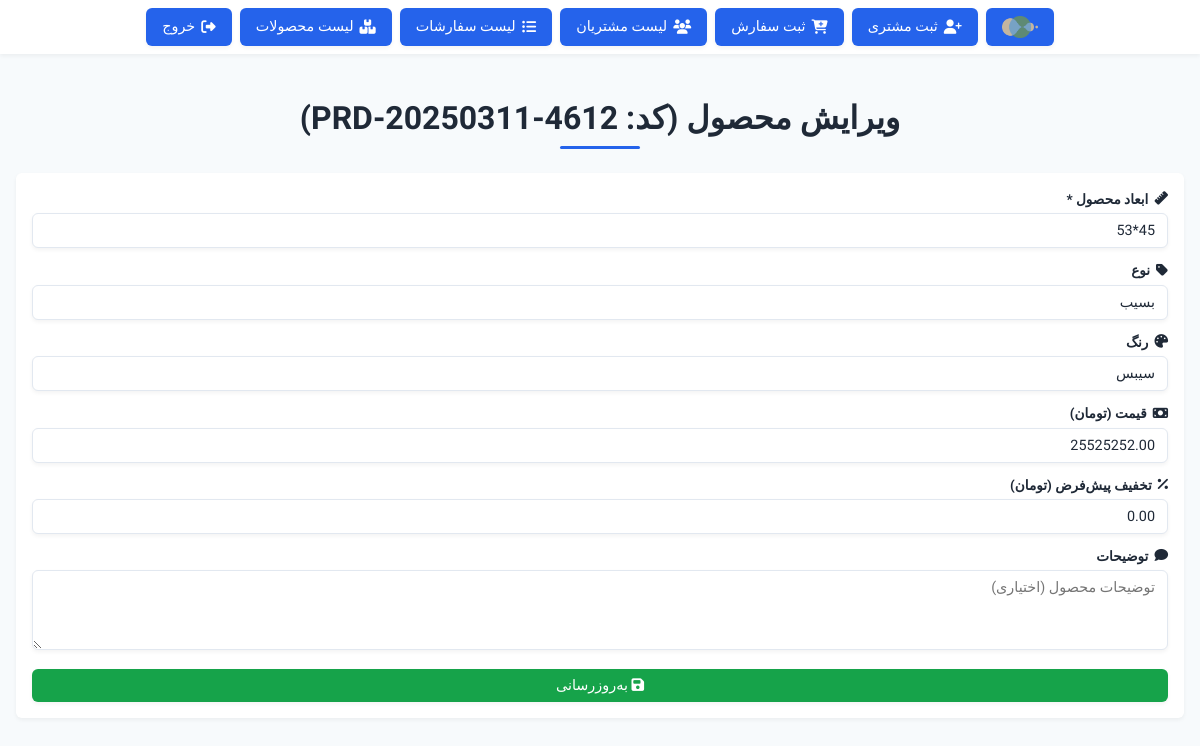
Screenshot of /EditProducts.php?Edit=8 with the database file from the repository.
### tables this page shows
CREATE TABLE `pricelist` (
  `id` int(11) NOT NULL,
  `product_code` varchar(20) NOT NULL COMMENT 'کد محصول به صورت خودکار تولید می‌شود',
  `imagesize` varchar(100) NOT NULL COMMENT 'ابعاد محصول (قبلاً name)',
  `type` varchar(50) DEFAULT NULL COMMENT 'نوع محصول (قبلاً category)',
  `color` varchar(30) DEFAULT NULL COMMENT 'رنگ محصول',
  `price` decimal(15,2) NOT NULL DEFAULT 0.00 COMMENT 'قیمت محصول به تومان',
  `default_discount` decimal(15,2) DEFAULT 0.00 COMMENT 'تخفیف پیش‌فرض به تومان',
  `description` text DEFAULT NULL COMMENT 'توضیحات محصول',
  `created_at` datetime DEFAULT current_timestamp() COMMENT 'تاریخ ثبت',
  `updated_at` datetime DEFAULT NULL ON UPDATE current_timestamp() COMMENT 'تاریخ آخرین به‌روزرسانی',
  `cost_per_unit` decimal(15,2) DEFAULT 0.00
);

### EditProducts.php (the view, shortened to what this page needs)
<?php
require_once 'DB Config.php';
class ProductManager {
    private PDO $pdo;
    public function __construct(PDO $pdo) {
        $this->pdo = $pdo;
        $this->pdo->setAttribute(PDO::ATTR_ERRMODE, PDO::ERRMODE_EXCEPTION);
        $this->pdo->setAttribute(PDO::ATTR_DEFAULT_FETCH_MODE, PDO::FETCH_ASSOC);
    }
    public function getProductById(int $id): array {
        try {
            $stmt = $this->pdo->prepare("SELECT * FROM photonim_db.pricelist WHERE id = :id");
            $stmt->execute([':id' => $id]);
            $data = $stmt->fetch();
            return $data ? ['success' => true, 'data' => $data] : ['success' => false, 'message' => 'محصول یافت نشد'];
        } catch (PDOException $e) {
            $this->logError("Fetch Product Error: " . $e->getMessage(), ['id' => $id]);
            return ['success' => false, 'message' => 'خطا در بازیابی اطلاعات: ' . $e->getMessage()];
        }
    }
}
$productManager = new ProductManager($conn);
$productData = null;
$errorMessage = null;
if (isset($_GET['Edit'])) {
    $editProductId = filter_input(INPUT_GET, 'Edit', FILTER_VALIDATE_INT, ['options' => ['min_range' => 1]]);
    if ($editProductId === false || $editProductId === null) {
        $errorMessage = 'شناسه محصول نامعتبر است.';
    } else {
        $result = $productManager->getProductById($editProductId);
        if ($result['success']) {
            $productData = $result['data'];
        } else {
            $errorMessage = $result['message'];
        }
    }
}
?>
<!DOCTYPE html>
<html lang="fa" dir="rtl">
<head>
    <link rel="stylesheet" href="https://cdnjs.cloudflare.com/ajax/libs/font-awesome/6.5.1/css/all.min.css">
</head>
<body>
    <div class="nav-bar">
        <nav class="nav-content fade-in">
            <a href="Nima%20Studio.html" class="nav-logo"><img src="Image/Logo2.png" alt="لوگو استودیو نیما"></a>
            <a href="Customer%20Registration.php" class="nav-btn"><i class="fas fa-user-plus"></i> ثبت مشتری</a>
            <a href="Order.php" class="nav-btn"><i class="fas fa-cart-plus"></i> ثبت سفارش</a>
            <a href="Customer%20List.php" class="nav-btn"><i class="fas fa-users"></i> لیست مشتریان</a>
            <a href="Order%20List.php" class="nav-btn"><i class="fas fa-list-ul"></i> لیست سفارشات</a>
            <a href="Products%20List.php" class="nav-btn"><i class="fas fa-boxes"></i> لیست محصولات</a>
            <a href="Index.php" class="nav-btn"><i class="fas fa-sign-out-alt"></i> خروج</a>
        </nav>
    </div>
    <div class="container">
        <header class="header fade-in">
            <h1 class="header-title">ویرایش محصول (کد: <?= htmlspecialchars($productData['product_code'] ?? '') ?>)</h1>
            <div class="header-divider"></div>
        </header>
        <?php if ($productData): ?>
            <section class="form-section fade-in">
                <form method="POST" id="editProductForm" class="form-body">
                    <div class="form-group">
                        <label class="form-label" for="updated_imagesize"><i class="fas fa-ruler"></i> ابعاد محصول *</label>
                        <input type="text" name="updated_imagesize" id="updated_imagesize" class="form-input"
                               placeholder="مثال: 15×21" value="<?= htmlspecialchars($productData['imagesize'] ?? '') ?>" required>
                    </div>
                    <div class="form-group">
                        <label class="form-label" for="updated_type"><i class="fas fa-tag"></i> نوع</label>
                        <input type="text" name="updated_type" id="updated_type" class="form-input"
                               placeholder="مثال: قاب" value="<?= htmlspecialchars($productData['type'] ?? '') ?>" list="typeList">
                    </div>
                    <div class="form-group">
                        <label class="form-label" for="updated_color"><i class="fas fa-palette"></i> رنگ</label>
                        <input type="text" name="updated_color" id="updated_color" class="form-input"
                               placeholder="مثال: سفید" value="<?= htmlspecialchars($productData['color'] ?? '') ?>">
                    </div>
                    <div class="form-group">
                        <label class="form-label" for="updated_price"><i class="fas fa-money-bill"></i> قیمت (تومان)</label>
                        <input type="number" name="updated_price" id="updated_price" class="form-input"
                               placeholder="مثال: 150000" value="<?= htmlspecialchars($productData['price'] ?? '') ?>" min="0" step="0.01">
                    </div>
                    <div class="form-group">
                        <label class="form-label" for="updated_default_discount"><i class="fas fa-percentage"></i> تخفیف پیش‌فرض (تومان)</label>
                        <input type="number" name="updated_default_discount" id="updated_default_discount" class="form-input"
                               placeholder="مثال: 5000" value="<?= htmlspecialchars($productData['default_discount'] ?? '0') ?>" min="0" step="0.01">
                    </div>
                    <div class="form-group">
                        <label class="form-label" for="updated_description"><i class="fas fa-comment"></i> توضیحات</label>
                        <textarea name="updated_description" id="updated_description" class="form-textarea"
                                  placeholder="توضیحات محصول (اختیاری)"><?= htmlspecialchars($productData['description'] ?? '') ?></textarea>
                    </div>
                    <button type="submit" name="update" class="submit-btn"><i class="fas fa-save"></i> به‌روزرسانی</button>
                </form>
            </section>
        <?php else: ?>
            <div class="form-error active fade-in"><?= htmlspecialchars($errorMessage) ?></div>
        <?php endif; ?>
    </div>
</body>
</html>

### EditProducts.php (style rules this page uses)
:root { --primary-bg: #F7FAFC; --secondary-bg: #FFFFFF; --text-dark: #1F2937; --text-muted: #6B7280; --accent: #2563EB; --accent-hover: #1D4ED8; --success: #16A34A; --success-hover: #15803D; --danger: #DC2626; --danger-hover: #B91C1C; --warning: #F59E0B; --warning-hover: #D97706; --border: #E2E8F0; --shadow: 0 2px 4px rgba(0, 0, 0, 0.05); --shadow-hover: 0 8px 16px rgba(0, 0, 0, 0.1); --card-hover: #F1F5F9; --transition: all 0.15s ease-out; --spacing-unit: 1rem; --radius: 6px; }
* { margin: 0; padding: 0; box-sizing: border-box; font-family: 'Vazirmatn', sans-serif; direction: rtl; }
body { background: var(--primary-bg); color: var(--text-dark); min-height: 100vh; line-height: 1.5; font-size: 0.95rem; overflow-x: hidden; -webkit-font-smoothing: antialiased; }
.container { max-width: 1360px; margin: 0 auto; padding: var(--spacing-unit); }
.nav-bar { position: sticky; top: 0; background: var(--secondary-bg); box-shadow: var(--shadow); padding: calc(var(--spacing-unit) * 0.5) var(--spacing-unit); z-index: 1000; }
.nav-content { display: flex; justify-content: center; align-items: center; gap: calc(var(--spacing-unit) * 0.5); flex-wrap: wrap; }
.nav-btn, .nav-logo { padding: 8px 16px; background: var(--accent); color: var(--secondary-bg); text-decoration: none; border-radius: var(--radius); font-weight: 500; font-size: 0.9rem; transition: var(--transition); display: flex; align-items: center; gap: 6px; box-shadow: var(--shadow); }
.nav-logo img { width: 36px; height: 22px; }
.header { text-align: center; padding: calc(var(--spacing-unit) * 1.5) 0; }
.header-title { font-size: 2rem; font-weight: 600; color: var(--text-dark); margin-bottom: calc(var(--spacing-unit) * 0.25); }
.header-divider { width: 80px; height: 3px; background: var(--accent); margin: 0 auto; border-radius: 2px; transition: var(--transition); }
.form-section { background: var(--secondary-bg); border-radius: var(--radius); box-shadow: var(--shadow); padding: var(--spacing-unit); margin-bottom: calc(var(--spacing-unit) * 1.5); }
.form-body { display: grid; gap: calc(var(--spacing-unit) * 0.75); }
.form-group { position: relative; }
.form-label { font-size: 0.85rem; font-weight: 600; color: var(--text-dark); margin-bottom: 4px; display: flex; align-items: center; gap: 6px; }
.form-input, .form-textarea { width: 100%; padding: 8px 12px; border: 1px solid var(--border); border-radius: var(--radius); font-size: 0.9rem; color: var(--text-dark); background: var(--secondary-bg); transition: var(--transition); box-shadow: var(--shadow); }
.form-textarea { resize: vertical; min-height: 80px; }
.submit-btn { padding: 8px 16px; border-radius: var(--radius); font-size: 0.9rem; font-weight: 500; color: var(--secondary-bg); background: var(--success); transition: var(--transition); border: none; cursor: pointer; box-shadow: var(--shadow); }
.fade-in { animation: fadeIn 0.3s ease-out forwards; }

### rows the page displays
pricelist: product_code "PRD-20250311-4612", updated_imagesize "45*53", updated_type "بسیب", updated_color "سیبس", updated_price "25525252.00", updated_default_discount "0.00"
